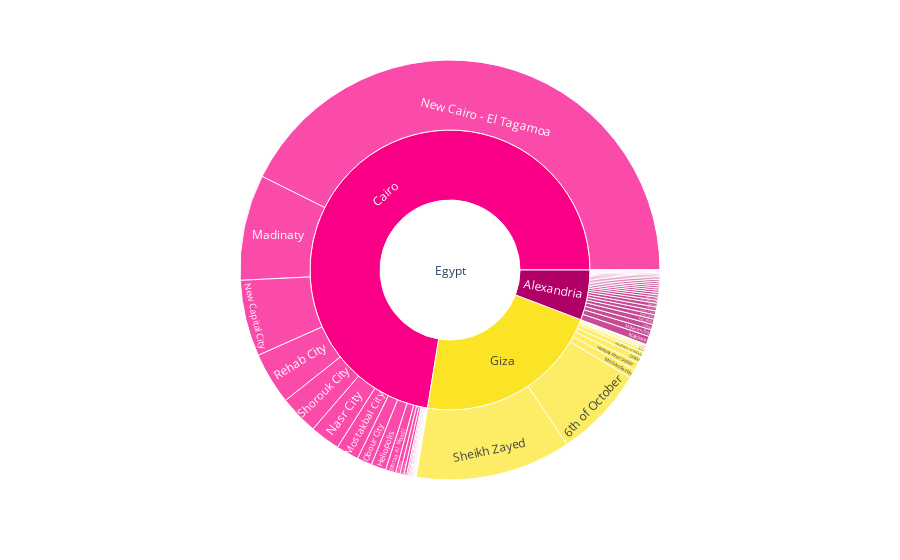

This figure's notebook cell:
### Code cell
px.sunburst(df,path=[px.Constant("Egypt"),"City","Region"],values="Price",
            color_discrete_sequence=px.colors.qualitative.Alphabet_r)

### Figure 1 — Plotly figure (JSON) as saved in the notebook; plotly's stock layout.template omitted (floating-point values rounded to 4 significant figures)
{"data": [{"branchvalues": "total", "domain": {"x": [0, 1], "y": [0, 1]}, "hovertemplate": "labels=%{label}<br>Price=%{value}<br>parent=%{parent}<br>id=%{id}<extra></extra>", "ids": ["Egypt/Cairo/Zahraa Al Maadi", "Egypt/Cairo/Nasr City", "Egypt/Cairo/Mostakbal City", "Egypt/Cairo/New Cairo - El Tagamoa", "Egypt/Cairo/New Capital City", "Egypt/Cairo/Madinaty", "Egypt/Cairo/Shorouk City", "Egypt/Giza/Sheikh Zayed", "Egypt/Cairo/New Nozha", "Egypt/Alexandria/Kafr Abdo", "Egypt/Cairo/Rehab City", "Egypt/Cairo/Heliopolis", "Egypt/Cairo/Obour City", "Egypt/Giza/Faisal", "Egypt/Giza/Dokki", "Egypt/Cairo/Badr City", "Egypt/Alexandria/Seyouf", "Egypt/Giza/Haram", "Egypt/Alexandria/Raml Station", "Egypt/Giza/Mohandessin", "Egypt/Alexandria/Moharam Bik", "Egypt/Alexandria/Saba Pasha", "Egypt/Alexandria/Miami", "Egypt/Alexandria/Sporting", "Egypt/Alexandria/Manshiyya", "Egypt/Alexandria/Al Ibrahimiyyah", "Egypt/Cairo/Sheraton", "Egypt/Alexandria/Sidi Beshr", "Egypt/Alexandria/Mandara", "Egypt/Cairo/Helmeyat El Zaytoun", "Egypt/Alexandria/Gianaclis", "Egypt/Alexandria/Asafra", "Egypt/Cairo/Shubra", "Egypt/Alexandria/Sidi Gaber", "Egypt/Cairo/Abasiya", "Egypt/Cairo/Downtown Cairo", "Egypt/Cairo/Salam City", "Egypt/Alexandria/Cleopatra", "Egypt/Alexandria/Glim", "Egypt/Cairo/Katameya", "Egypt/Giza/West Somid", "Egypt/Cairo/Gesr Al Suez", "Egypt/Alexandria/San Stefano", "Egypt/Giza/Giza District", "Egypt/Alexandria/Nakheel", "Egypt/Alexandria/Azarita", "Egypt/Cairo/Zamalek", "Egypt/Cairo/Helwan", "Egypt/Alexandria/Zezenia", "Egypt/Alexandria/Camp Caesar", "Egypt/Giza/Imbaba", "Egypt/Alexandria/Al Hadrah", "Egypt/Giza/Moneeb", "Egypt/Alexandria/Montazah", "Egypt/Alexandria/Bolkly", "Egypt/Alexandria/Fleming", "Egypt/Cairo/Al Manial", "Egypt/Alexandria/Maamoura", "Egypt/Giza/Agouza", "Egypt/Alexandria/Abu Qir", "Egypt/Giza/Ard El Lewa", "Egypt/Cairo/Garden City", "Egypt/Cairo/Basateen", "Egypt/Cairo/Matareya", "Egypt/Alexandria/Schutz", "Egypt/Alexandria/Awayed", "Egypt/Alexandria/Bahray - Anfoshy", "Egypt/Alexandria/Ras El Tin", "Egypt/Alexandria/Abu Talat", "Egypt/Cairo/Dar al-Salaam", "Egypt/Cairo/Qasr al-Nil", "Egypt/Cairo/Hadayek al-Kobba", "Egypt/Cairo/15 May City", "Egypt/Giza/6th of October", "Egypt/Giza/Hadayek 6th of October", "Egypt/Giza/Hadayek al-Ahram", "Egypt/Giza/Boulaq Dakrour", "Egypt/Alexandria/Borg al-Arab", "Egypt/Alexandria/Kabbary", "Egypt/Cairo", "Egypt/Giza", "Egypt/Alexandria", "Egypt"], "labels": ["Zahraa Al Maadi", "Nasr City", "Mostakbal City", "New Cairo - El Tagamoa", "New Capital City", "Madinaty", "Shorouk City", "Sheikh Zayed", "New Nozha", "Kafr Abdo", "Rehab City", "Heliopolis", "Obour City", "Faisal", "Dokki", "Badr City", "Seyouf", "Haram", "Raml Station", "Mohandessin", "Moharam Bik", "Saba Pasha", "Miami", "Sporting", "Manshiyya", "Al Ibrahimiyyah", "Sheraton", "Sidi Beshr", "Mandara", "Helmeyat El Zaytoun", "Gianaclis", "Asafra", "Shubra", "Sidi Gaber", "Abasiya", "Downtown Cairo", "Salam City", "Cleopatra", "Glim", "Katameya", "West Somid", "Gesr Al Suez", "San Stefano", "Giza District", "Nakheel", "Azarita", "Zamalek", "Helwan", "Zezenia", "Camp Caesar", "Imbaba", "Al Hadrah", "Moneeb", "Montazah", "Bolkly", "Fleming", "Al Manial", "Maamoura", "Agouza", "Abu Qir", "Ard El Lewa", "Garden City", "Basateen", "Matareya", "Schutz", "Awayed", "Bahray - Anfoshy", "Ras El Tin", "Abu Talat", "Dar al-Salaam", "Qasr al-Nil", "Hadayek al-Kobba", "15 May City", "6th of October", "Hadayek 6th of October", "Hadayek al-Ahram", "Boulaq Dakrour", "Borg al-Arab", "Kabbary", "Cairo", "Giza", "Alexandria", "Egypt"], "name": "", "parents": ["Egypt/Cairo", "Egypt/Cairo", "Egypt/Cairo", "Egypt/Cairo", "Egypt/Cairo", "Egypt/Cairo", "Egypt/Cairo", "Egypt/Giza", "Egypt/Cairo", "Egypt/Alexandria", "Egypt/Cairo", "Egypt/Cairo", "Egypt/Cairo", "Egypt/Giza", "Egypt/Giza", "Egypt/Cairo", "Egypt/Alexandria", "Egypt/Giza", "Egypt/Alexandria", "Egypt/Giza", "Egypt/Alexandria", "Egypt/Alexandria", "Egypt/Alexandria", "Egypt/Alexandria", "Egypt/Alexandria", "Egypt/Alexandria", "Egypt/Cairo", "Egypt/Alexandria", "Egypt/Alexandria", "Egypt/Cairo", "Egypt/Alexandria", "Egypt/Alexandria", "Egypt/Cairo", "Egypt/Alexandria", "Egypt/Cairo", "Egypt/Cairo", "Egypt/Cairo", "Egypt/Alexandria", "Egypt/Alexandria", "Egypt/Cairo", "Egypt/Giza", "Egypt/Cairo", "Egypt/Alexandria", "Egypt/Giza", "Egypt/Alexandria", "Egypt/Alexandria", "Egypt/Cairo", "Egypt/Cairo", "Egypt/Alexandria", "Egypt/Alexandria", "Egypt/Giza", "Egypt/Alexandria", "Egypt/Giza", "Egypt/Alexandria", "Egypt/Alexandria", "Egypt/Alexandria", "Egypt/Cairo", "Egypt/Alexandria", "Egypt/Giza", "Egypt/Alexandria", "Egypt/Giza", "Egypt/Cairo", "Egypt/Cairo", "Egypt/Cairo", "Egypt/Alexandria", "Egypt/Alexandria", "Egypt/Alexandria", "Egypt/Alexandria", "Egypt/Alexandria", "Egypt/Cairo", "Egypt/Cairo", "Egypt/Cairo", "Egypt/Cairo", "Egypt/Giza", "Egypt/Giza", "Egypt/Giza", "Egypt/Giza", "Egypt/Alexandria", "Egypt/Alexandria", "Egypt", "Egypt", "Egypt", ""], "type": "sunburst", "values": [252800000.0, 742300000.0, 560600000.0, 13670000000.0, 1885000000.0, 2611000000.0, 965800000.0, 3839000000.0, 35730000.0, 109800000.0, 1285000000.0, 366800000.0, 369300000.0, 44400000.0, 159500000.0, 69940000.0, 55920000.0, 68030000.0, 7786000.0, 210100000.0, 170100000.0, 97380000.0, 93420000.0, 92450000.0, 6498000.0, 75960000.0, 109800000.0, 131300000.0, 51730000.0, 23310000.0, 58970000.0, 37990000.0, 32730000.0, 53250000.0, 10560000.0, 20020000.0, 3962000.0, 39590000.0, 133500000.0, 96330000.0, 45360000.0, 26650000.0, 61700000.0, 13480000.0, 207900000.0, 24380000.0, 21620000.0, 11840000.0, 49290000.0, 47020000.0, 3182000.0, 18420000.0, 294000.0, 17390000.0, 51870000.0, 20120000.0, 10410000.0, 34320000.0, 20680000.0, 2368000.0, 1447000.0, 5702000.0, 1130000.0, 4779000.0, 3324000.0, 1860000.0, 9705000.0, 650000.0, 13200000.0, 1413000.0, 1609000.0, 16410000.0, 9378000.0, 2257000000.0, 193400000.0, 132200000.0, 1345000.0, 72820000.0, 2600.0, 23230000000.0, 6989000000.0, 1852000000.0, 32070000000.0]}], "layout": {"legend": {"tracegroupgap": 0}, "margin": {"t": 60}, "sunburstcolorway": ["#FA0087", "#FBE426", "#B00068", "#FC1CBF", "#C075A6", "#B10DA1", "#2ED9FF", "#1CFFCE", "#F6222E", "#90AD1C", "#F8A19F", "#FEAF16", "#325A9B", "#FE00FA", "#DEA0FD", "#C4451C", "#1CBE4F", "#E2E2E2", "#F7E1A0", "#16FF32", "#1C8356", "#565656", "#782AB6", "#85660D", "#3283FE", "#AA0DFE"]}}
